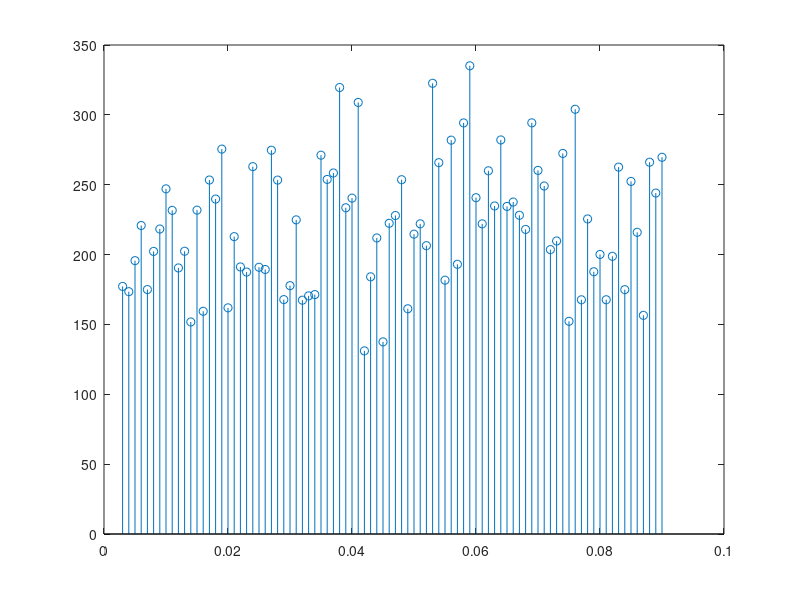

Write the MATLAB code that produced this figure.
clear
close all; 
clc;
format long
load dufgrafico.dat
h = dufgrafico(:, 1);
err = dufgrafico(:, 2);
tempo = h.*err;
% [mat1,padded1] = vec2mat(h,1);
% [mat2,padded2] = vec2mat(err,1);
% [mat3,padded3] = vec2mat(tempo,1);
stem(h, tempo)
%view(15,20)
% m=[h err tempo]
% surf(m)